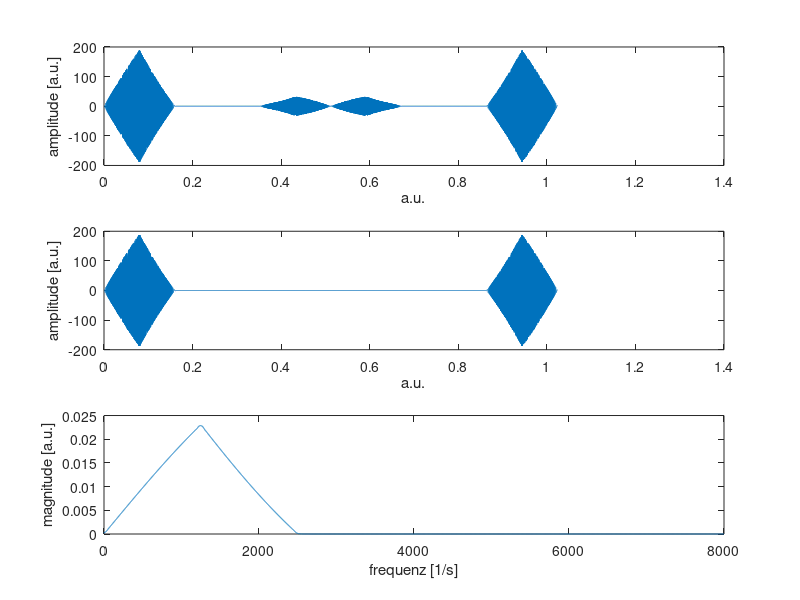

MATLAB code for this plot:
% programm for exercise part 6
fmax = 2500; % in Hz
samplingRate = 8000; % in Hz
samples = 8192; %number of samples
samplingPeriod = 1/samplingRate; 
T = samples*samplingPeriod;% maximal time
t = samplingPeriod:samplingPeriod:T;% generating timevector

%calculating the chirp and fft
A = 1 - abs(t -T/2)/(T/2);
f =  A .* sin(((fmax*2*pi))/(2*T)*t.^2);

%upsampling by actor 2
fUP = zeros( 1,samples*2);
for ii = 1:samples
    
fUP(2*ii-1) = f(ii);
if ii < samples
    fUP(2*ii) = (f(ii)+f(ii+1)/2);
end
end
f = fUP;
soundsc(real(f),samplingRate);
samples = samples*2;
samplingRate = samplingRate*2;
samplingPeriod = samplingPeriod/2;
t=samplingPeriod:samplingPeriod:T;

y = fft(f);
yoriginal = y;
% low pass filter, eleminates all frequencies over 4000 Hz by setteing the
% correlating amplitudes in the second and third qurater to zero
for ii = 1:samples/4
   y(ii+samples*0.25) = 0;
   y(ii+samples*0.5) = 0;
end

f = ifft(y); % backtransformation

%calculate the double-sided spectrum and single-sided spectrum
P2 = abs(y/samples);
P1 = P2(:,1:samples/2+1);
P1(:,2:end-1) = 2*P1(:,2:end-1);
%soundsc(real(f),samplingRate); %optinal acustic output

figure;
subplot(3,1,1);
plot(t,yoriginal);
xlabel('a.u.')
ylabel('amplitude [a.u.]');
subplot(3,1,2);
plot(t,y);
xlabel('a.u.')
ylabel('amplitude [a.u.]');
subplot(3,1,3);
plot(0:(samplingRate/samples):(samplingRate/2-samplingRate/samples),P1(1:samples/2))
xlabel('frequenz [1/s]')
ylabel('magnitude [a.u.]');
